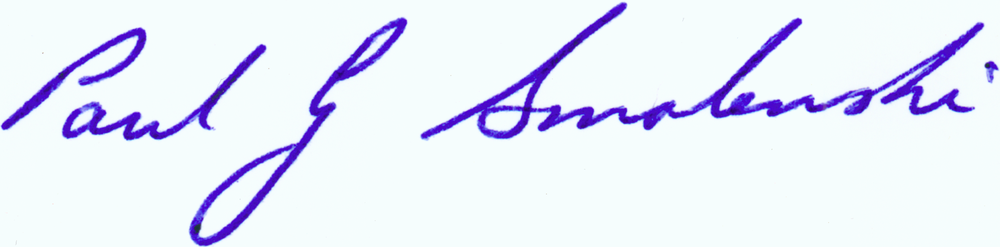
#> input picture Lab5/images/R001.png, 1000 x 247 px, shrunk from 2877 x 710 before the run; its folder holds only this picture in this run
$ python main.py
#> lines starting #> are read from the running program, lines starting #| are printed output that depends on the picture; after the words box and inside, x2 and y2 are one past the last pixel; in counts of white or black regions, pixels touching at a corner belong together
import os
import cv2
import matplotlib.pyplot as plt
import numpy as np

def create_folder_structure():

    # delete the processed folder if it exists
    if os.path.exists('processed'):
        os.system('rm -r processed')

    # Create the processed folder
    if not os.path.exists('processed'):
        os.makedirs('processed')

    # Create the centroid folder
    if not os.path.exists('processed/centroid'):
        os.makedirs('processed/centroid')

    # Create the ratio folder
    if not os.path.exists('processed/ratio'):
        os.makedirs('processed/ratio')

    # Create the transitions folder
    if not os.path.exists('processed/transitions'):
        os.makedirs('processed/transitions')

    # Create the images folder
    if not os.path.exists('processed/images'):
        os.makedirs('processed/images')

    # Create the skew folder
    if not os.path.exists('processed/skew'):
        os.makedirs('processed/skew')

    # Create the slant folder
    if not os.path.exists('processed/slant'):
        os.makedirs('processed/slant')

    print("Folder Structure Created")

def process_image(image):
    gray = cv2.cvtColor(image, cv2.COLOR_BGR2GRAY)
    binary = cv2.adaptiveThreshold(gray, 255, cv2.ADAPTIVE_THRESH_GAUSSIAN_C, cv2.THRESH_BINARY_INV, 11, 10)
    invert = cv2.bitwise_not(binary)
    return invert

def developing_bounding_box_around_signature(image)->tuple:

    x, y, w, h = 0, 0, 0, 0

    for row in range(image.shape[0]):
        if 0 in image[row]:
            y = row
            break

    for row in range(image.shape[0] - 1, 0, -1):
        if 0 in image[row]:
            h = row - y
            break

    for col in range(image.shape[1]):
        if 0 in image[:, col]:
            x = col
            break

    for col in range(image.shape[1] - 1, 0, -1):
        if 0 in image[:, col]:
            w = col - x
            break

    return x, y, w, h

def locate_signature_centroid(image):

    if image is None or image.shape[0] == 0 or image.shape[1] == 0:
        return 0, 0

    image = process_image(image)

    cx = 0
    cy = 0
    n = 0

    for row in range(image.shape[0]):
        for col in range(image.shape[1]):
            if (image[row, col]) == 0:
                cy += row
                cx += col
                n += 1

    if n > 0:
        cx = int(cx / n)
        cy = int(cy / n)

    return cx, cy

def divide_signature_into_four_segments(image, cx, cy):
    top_left = image[0:cy, 0:cx]
    top_right = image[0:cy, cx:image.shape[1]]
    bottom_left = image[cy:image.shape[0], 0:cx]
    bottom_right = image[cy:image.shape[0], cx:image.shape[1]]

    return top_left, top_right, bottom_left, bottom_right

def black_to_white_transitions(image):

    if image is None or image.shape[0] == 0 or image.shape[1] == 0:
        return 0

    image = cv2.cvtColor(image, cv2.COLOR_BGR2GRAY)

    transitions = 0

    image = np.array(image)

    for row in range(1, image.shape[0]):
        for col in range(1, image.shape[1]):
            if image[row, col] < 125 and image[row, col - 1] > 125:
                transitions += 1
            if image[row, col] < 125 and image[row, col - 1] > 125:
                transitions += 1

    return transitions

def crop_image(image):

    new_image = process_image(image)

    x, y, w, h = developing_bounding_box_around_signature(new_image)

    image = image[y:y+h, x:x+w]

    return image

def split_image(image, image_test, depth=0, image_name=''):
    cx, cy = locate_signature_centroid(image)

    if depth < 3:
        # draw centroid lines
        top_left, top_right, bottom_left, bottom_right = (
            divide_signature_into_four_segments(image, cx, cy)
        )
        top_left_test, top_right_test, bottom_left_test, bottom_right_test = (
            divide_signature_into_four_segments(image_test, cx, cy)
        )

        split_image(top_left, top_left_test, depth + 1, image_name)
        split_image(top_right, top_right_test, depth + 1, image_name)
        split_image(bottom_left, bottom_left_test, depth + 1, image_name)
        split_image(bottom_right, bottom_right_test, depth + 1, image_name)
    else:
        t = black_to_white_transitions(image)
        if image.shape[1] != 0:
            r = image.shape[0] / image.shape[1]
        else:
            r = 0

        skew_angle = compute_skew_angle(image)
        slant_angle = compute_slant_angle(image)

        # draw box using the image_test
        cv2.rectangle(image_test, (0, 0), (image_test.shape[1], image_test.shape[0]), (0, 0, 255), 1)

        # save the transition count and aspect ratio in respective text files
        with open(f'processed/centroid/{image_name}.txt', 'a') as f:
            f.write(f'{cx} {cy}\n')
        with open(f'processed/transitions/{image_name}.txt', 'a') as f:
            f.write(f'{t}\n')
        with open(f'processed/ratio/{image_name}.txt', 'a') as f:
            f.write(f'{r}\n')
        with open(f'processed/skew/{image_name}.txt', 'a') as f:
            f.write(f'{skew_angle}\n')
        with open(f'processed/slant/{image_name}.txt', 'a') as f:
            f.write(f'{slant_angle}\n')

    return image_test

def compute_skew_angle(image):
    """
    Compute the skew angle of the given binary image.
    """
    edges = cv2.Canny(image, 50, 150, apertureSize=3)
    lines = cv2.HoughLines(edges, 1, np.pi / 180, 200)
    angles = []
    if lines is not None:
        for rho, theta in lines[:, 0]:
            angle = (theta - np.pi / 2) * (180 / np.pi)  # Convert radian to degree
            angles.append(angle)
    if len(angles) > 0:
        return np.median(angles)  # Take the median of angles for a robust estimation
    return 0

def compute_slant_angle(image):
    """
    Compute the slant angle of strokes in the given binary image.
    """
    coords = np.column_stack(np.where(image == 0))  # Get coordinates of black pixels
    if len(coords) > 1:
        pca = cv2.PCACompute(coords.astype(np.float32), mean=None)
        angle = np.arctan2(pca[1][0, 1], pca[1][0, 0]) * (
            180 / np.pi
        )  # Convert radian to degree
        return angle
    return 0


    print(calculate_stability())

def get_stable_black_to_white_signature():

    # Load the transition data from the text files
    transition_data = {}
    for file_name in os.listdir("processed/transitions"):
        with open(f"processed/transitions/{file_name}", "r") as file:
            transition_data[file_name] = [int(transition) for transition in file.readlines()]

    # Calculate the variance of transition counts for each signature
    transition_variances = {file_name: np.var(transitions) for file_name, transitions in transition_data.items()}

    # Get the signature with the most stable transition count
    stable_signature = min(transition_variances, key=transition_variances.get)

    return stable_signature

# [25 lines left out: function analyze_skew_slant_stability, not called in this run]

def main():

    create_folder_structure()

    # create plt grid
    plt.figure(figsize=(10, 11))

    for image_name in os.listdir("./images"):
        # R001.png, R002.png, R003.png, R004.png, R005.png - R025.png
        image = cv2.imread(f'./images/{image_name}')
#> image is the input picture: shape (247, 1000, 3); mean B, G, R 249, 234.2, 230.8

        cropped_image = crop_image(image.copy())
#> in process_image, `binary = cv2.adaptiveThreshold(gray, 255, cv2.ADAPTIVE_THRESH_GAUSSIAN..`:
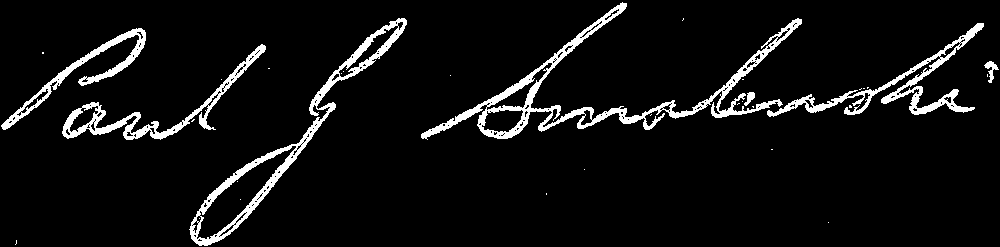
#> binary: shape (247, 1000); 6.4% white; 33 white regions (26 under 20 px), largest, box (x1, y1, x2, y2) and area: (421, 2, 802, 140) 5355, (189, 18, 407, 246) 3612, (767, 23, 984, 117) 2611
#> in crop_image, `x, y, w, h = developing_bounding_box_around_signature(new_image)`: x = 1; y = 2; w = 997; h = 243
        copy_cropped_image = cropped_image.copy()

        new_image = split_image(cropped_image, copy_cropped_image, 0, image_name.split(".")[0])
#> in split_image, `cx, cy = locate_signature_centroid(image)`: cx = 464; cy = 99
#> in divide_signature_into_four_segments, `bottom_right = image[cy:image.shape[0], cx:image.shape[1]]`:
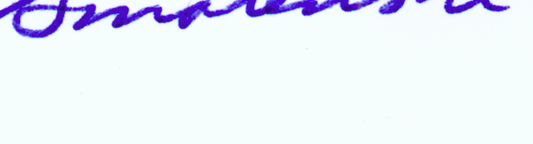
#> bottom_right: shape (144, 533, 3); mean B, G, R 249.8, 237.5, 233.2
#> in process_image (call 3), `gray = cv2.cvtColor(image, cv2.COLOR_BGR2GRAY)`:
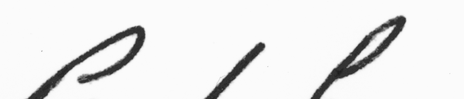
#> gray: shape (99, 464); min 28, max 252, mean 234.5
#> in process_image (call 3), `binary = cv2.adaptiveThreshold(gray, 255, cv2.ADAPTIVE_THRESH_GAUSSIAN..`:
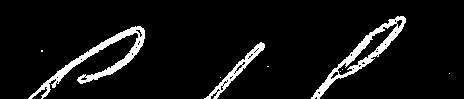
#> binary: shape (99, 464); 6.9% white; 9 white regions (6 under 20 px), largest, box (x1, y1, x2, y2) and area: (28, 26, 145, 99) 1399, (311, 16, 406, 99) 1237, (204, 42, 265, 99) 532
#> in process_image (call 4), `binary = cv2.adaptiveThreshold(gray, 255, cv2.ADAPTIVE_THRESH_GAUSSIAN..`:
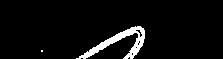
#> binary: shape (59, 223); 4.9% white; 2 white regions (1 under 20 px), largest, box (x1, y1, x2, y2) and area: (76, 26, 145, 59) 635
#> in compute_skew_angle, `lines = cv2.HoughLines(edges, 1, np.pi / 180, 200)`: lines = None
#> in compute_slant_angle, `coords = np.column_stack(np.where(image == 0))`: coords = [[34, 118, 1], [35, 116, 1], [37, 114, 1], [39, 108, 1], [39, 109, 1], [41, 114, 1]]
#> in compute_slant_angle, `pca = cv2.PCACompute(coords.astype(np.float32), mean=None)`: pca = ([[37.5, 113.2, 1]], [[-0.498, 0.867, 0], [0.867, 0.498, 0], [0, 0, 1]])
#> in compute_slant_angle, `angle = np.arctan2(pca[1][0, 1], pca[1][0, 0]) * ( 180 / np.pi )`: angle = 119.9
#> in split_image (call 10), `cx, cy = locate_signature_centroid(image)`: cx = 31; cy = 28
#> in split_image (call 10), `t = black_to_white_transitions(image)`: t = 74
#> in compute_skew_angle (call 6), `edges = cv2.Canny(image, 50, 150, apertureSize=3)`:
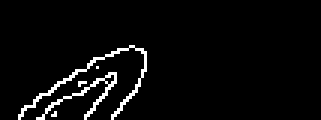
#> edges: shape (40, 107) (shown 3 times larger); 3.9% white in thin lines or dots, all inside (x1, y1, x2, y2) = (6, 15, 49, 40)
#> in compute_slant_angle (call 6), `coords = np.column_stack(np.where(image == 0))`: coords = 13 rows, first 8: [18, 42, 1], [18, 47, 1], [22, 47, 1], [25, 26, 1], [25, 30, 1], [29, 37, 1], [33, 17, 1], [33, 40, 1]
#> in split_image (call 10), `slant_angle = compute_slant_angle(image)`: slant_angle = 114.9
#> in split_image (call 10), `cv2.rectangle(image_test, (0, 0), (image_test.shape[1], image_test.sha..`:
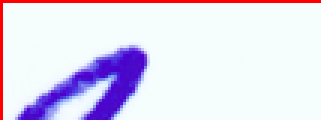
#> image_test: shape (40, 107, 3) (shown 3 times larger); mean B, G, R 240.3, 220.3, 227.1
#> in compute_slant_angle (call 24), `coords = np.column_stack(np.where(image == 0))`: coords = 14 rows, first 8: [2, 78, 1], [5, 74, 1], [9, 70, 1], [11, 60, 1], [12, 54, 1], [12, 66, 1], [13, 52, 1], [17, 53, 1]

        cv2.imwrite(f'processed/images/{image_name.split(".")[0]}_processed.png', new_image)

        # show the processed image on plt grid
        plt.subplot(5, 5, int(image_name[1:4]))
        plt.imshow(new_image)
        plt.title(image_name)

    plt.show()

    # Calculate stability

    print("Most stable signature based on black to white transitions:", get_stable_black_to_white_signature())
    print("Most stable signature based on skew and slant angles:", analyze_skew_slant_stability())

if __name__ == "__main__":
#> (the run stopped early here; a loop or call above may not have finished)

$ run again, on Lab5/images/R005.png
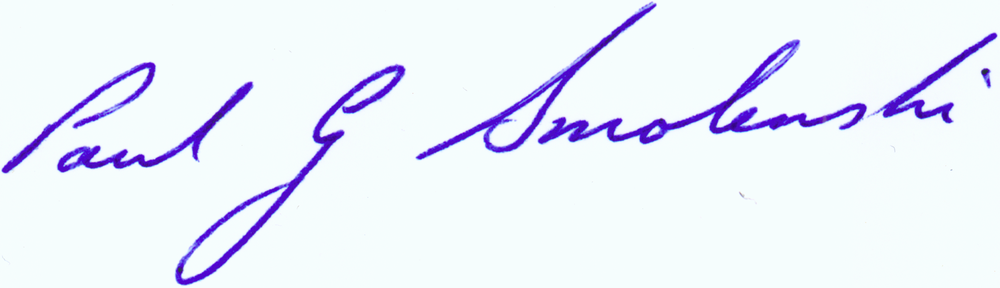
#> input picture Lab5/images/R005.png, 1000 x 288 px, shrunk from 2899 x 836 before the run
#> in main, image is the input picture: shape (288, 1000, 3); mean B, G, R 250.4, 239.2, 235
#> in process_image, `binary = cv2.adaptiveThreshold(gray, 255, cv2.ADAPTIVE_THRESH_GAUSSIAN..`:
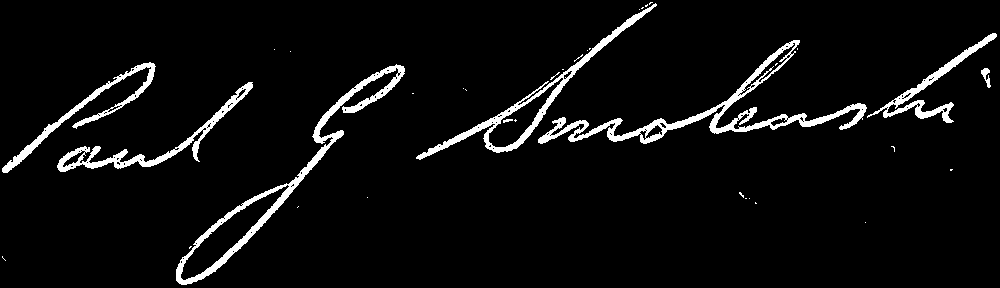
#> binary: shape (288, 1000); 5.1% white; 36 white regions (28 under 20 px), largest, box (x1, y1, x2, y2) and area: (538, 40, 867, 144) 3856, (176, 64, 405, 285) 3341, (416, 3, 657, 160) 2367
#> in crop_image, `x, y, w, h = developing_bounding_box_around_signature(new_image)`: x = 2; w = 994; h = 282
#> image: shape (282, 994, 3)
#> gray: shape (282, 994)
#> binary: shape (282, 994); 5.2% white; 36 white regions (28 under 20 px), largest, box (x1, y1, x2, y2) and area: (536, 38, 865, 142) 3856, (174, 62, 403, 282) 3325, (414, 1, 655, 158) 2367
#> in split_image, `cx, cy = locate_signature_centroid(image)`: cx = 469; cy = 123
#> gray: shape (123, 469)
#> binary: shape (123, 469); 4.4% white; 9 white regions (6 under 20 px), largest, box (x1, y1, x2, y2) and area: (50, 60, 154, 123) 1051, (315, 62, 403, 123) 1049, (202, 80, 251, 123) 429
#> top_left: shape (93, 234, 3)
#> top_right: shape (93, 235, 3)
#> bottom_left: shape (30, 234, 3)
#> bottom_right: shape (30, 235, 3)
#> gray: shape (93, 234)
#> binary: shape (93, 234); 2.4% white; 2 white regions (1 under 20 px), largest, box (x1, y1, x2, y2) and area: (88, 60, 154, 93) 511
#> top_left: shape (76, 130, 3)
#> top_right: shape (76, 104, 3)
#> gray: shape (76, 130)
#> binary: shape (76, 130); 0.62% white; 1 white region, box (x1, y1, x2, y2) and area: (112, 66, 130, 76) 61
#> edges: shape (76, 130); 0.43% white in thin lines or dots, all inside (x1, y1, x2, y2) = (111, 66, 130, 76)
#> lines = None
#> coords = [[69, 129, 1], [71, 129, 1], [72, 127, 1]]
#> pca = ([[70.67, 128.3, 1]], [[0.822, -0.57, 0], [0.57, 0.822, 0], [0, 0, 1]])
#> angle = -34.72
#> gray: shape (76, 104)
#> binary: shape (76, 104); 2.3% white; 1 white region, box (x1, y1, x2, y2) and area: (0, 60, 24, 76) 185
#> invert: shape (76, 104); 97.7% white; 1 black region, box (x1, y1, x2, y2) and area: (0, 60, 24, 76) 185
#> edges: shape (76, 104); 1.1% white in thin lines or dots, all inside (x1, y1, x2, y2) = (0, 60, 24, 76)
#> coords = 13 rows, first 8: [61, 17, 1], [62, 15, 1], [62, 21, 1], [64, 18, 1], [65, 7, 1], [65, 12, 1], [67, 3, 1], [67, 4, 1]
#> image_test: shape (76, 104, 3)
#> coords = 13 rows, first 8: [0, 116, 1], [0, 117, 1], [3, 112, 1], [3, 115, 1], [5, 110, 1], [5, 111, 1], [6, 107, 1], [7, 108, 1]
#> gray: shape (93, 235)
#> binary: shape (93, 235); 3% white; 7 white regions (5 under 20 px), largest, box (x1, y1, x2, y2) and area: (109, 62, 169, 93) 541, (1, 80, 17, 93) 108
#> top_left: shape (79, 122, 3)
#> top_right: shape (79, 113, 3)
#> gray: shape (79, 122)
#> binary: shape (79, 122); 0.02% white in thin lines or dots, all inside (x1, y1, x2, y2) = (38, 47, 55, 50)
#> edges: shape (79, 122); every value is 0
#> image_test: shape (79, 122, 3)
#> gray: shape (79, 113)
#> binary: shape (79, 113); 3.2% white; 1 white region, box (x1, y1, x2, y2) and area: (5, 62, 47, 79) 282
#> invert: shape (79, 113); 96.8% white; 1 black region, box (x1, y1, x2, y2) and area: (5, 62, 47, 79) 282
#> in compute_skew_angle (call 6), `edges = cv2.Canny(image, 50, 150, apertureSize=3)`:
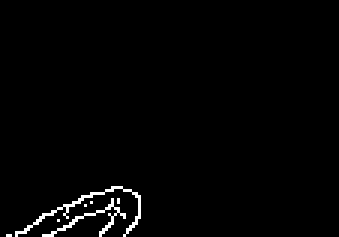
#> edges: shape (79, 113) (shown 3 times larger); 1.5% white in thin lines or dots, all inside (x1, y1, x2, y2) = (2, 62, 47, 79)
#> coords = 13 rows, first 8: [0, 11, 1], [1, 3, 1], [2, 37, 1], [3, 1, 1], [3, 6, 1], [4, 30, 1], [4, 35, 1], [6, 3, 1]
#> coords = 15 rows, first 8: [2, 67, 1], [3, 69, 1], [5, 68, 1], [5, 100, 1], [7, 61, 1], [7, 90, 1], [8, 63, 1], [8, 94, 1]
#> coords = 14 rows, first 8: [0, 6, 1], [0, 36, 1], [1, 42, 1], [2, 38, 1], [2, 40, 1], [3, 2, 1], [5, 0, 1], [6, 24, 1]
#> coords = 15 rows, first 8: [3, 51, 1], [4, 50, 1], [5, 49, 1], [8, 46, 1], [10, 38, 1], [12, 40, 1], [15, 29, 1], [15, 36, 1]
#> coords = 19 rows, first 8: [5, 121, 1], [9, 117, 1], [13, 106, 1], [19, 98, 1], [22, 94, 1], [24, 94, 1], [25, 90, 1], [26, 100, 1]
#> coords = 18 rows, first 8: [32, 114, 1], [32, 115, 1], [32, 116, 1], [34, 117, 1], [35, 116, 1], [36, 108, 1], [37, 106, 1], [37, 113, 1]
#> coords = 18 rows, first 8: [0, 19, 1], [1, 13, 1], [2, 17, 1], [2, 32, 1], [4, 10, 1], [5, 14, 1], [5, 28, 1], [6, 13, 1]
#> coords = 21 rows, first 8: [1, 83, 1], [2, 82, 1], [4, 66, 1], [6, 58, 1], [6, 64, 1], [6, 66, 1], [6, 80, 1], [7, 79, 1]
#> coords = 15 rows, first 8: [2, 125, 1], [2, 130, 1], [4, 128, 1], [5, 126, 1], [5, 127, 1], [6, 125, 1], [7, 124, 1], [9, 120, 1]
#> coords = 22 rows, first 8: [0, 34, 1], [0, 68, 1], [1, 40, 1], [2, 39, 1], [2, 67, 1], [2, 73, 1], [7, 64, 1], [7, 93, 1]
#> coords = 31 rows, first 8: [1, 95, 1], [2, 99, 1], [3, 83, 1], [3, 84, 1], [3, 104, 1], [4, 89, 1], [4, 98, 1], [7, 97, 1]
